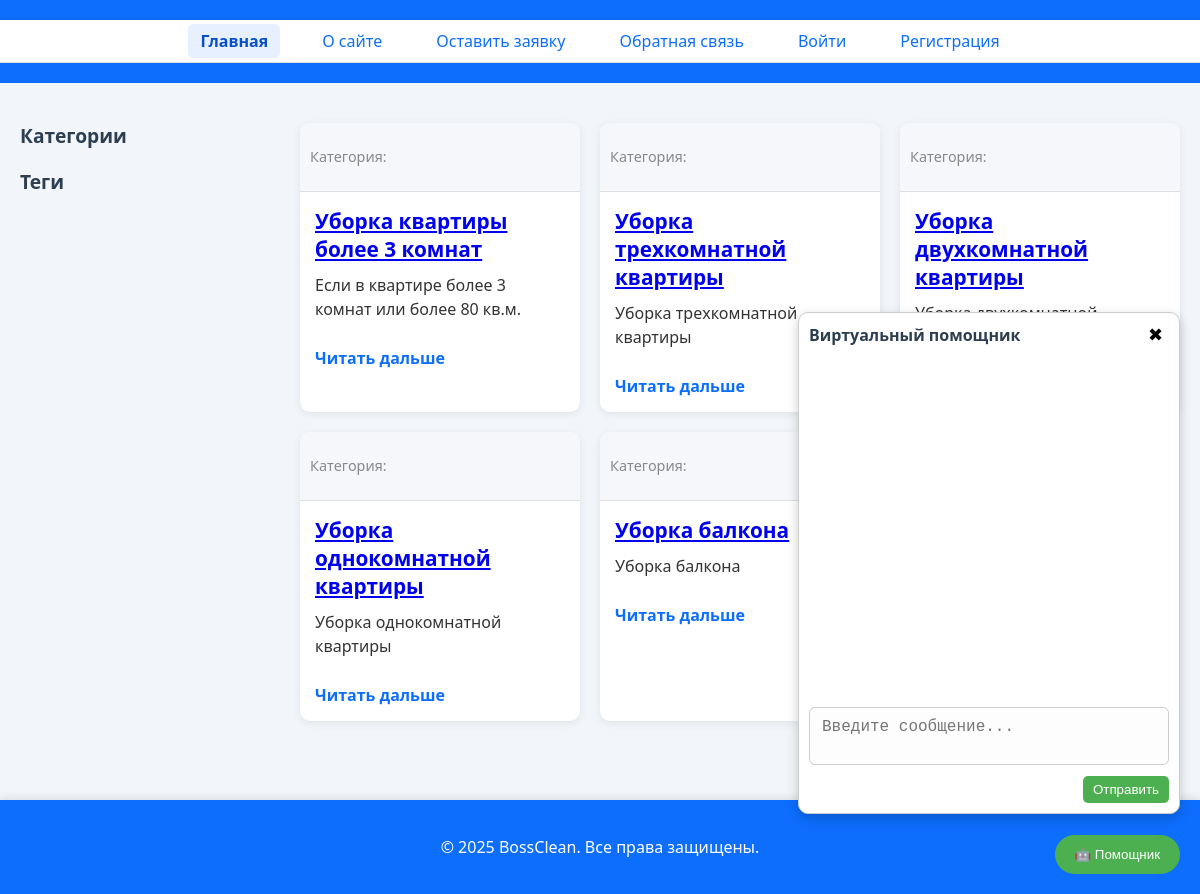
The app's page /, older data.
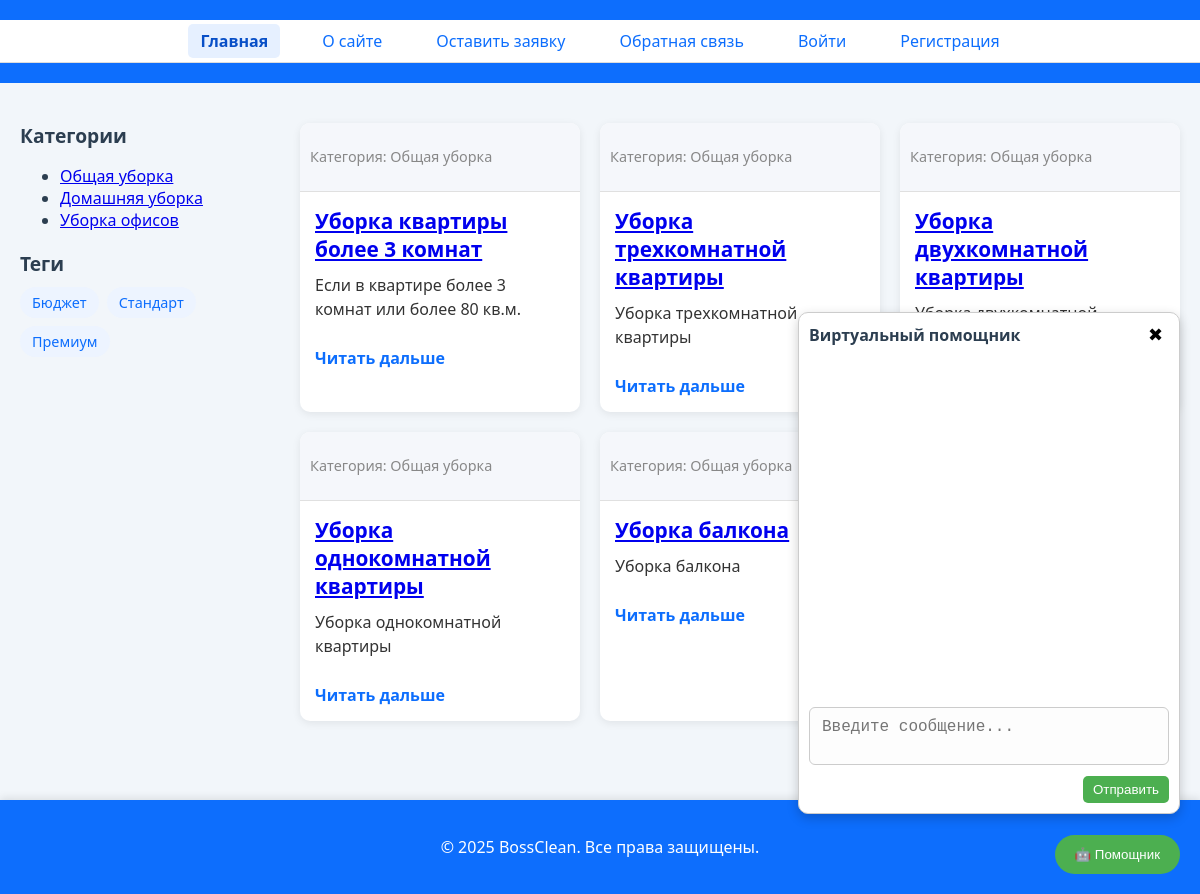
The same page, newer data.
### places/models.py (models this page shows, shortened)
class Service(models.Model):
    class Status(models.IntegerChoices):
        DRAFT = 0, 'Черновик'
        PUBLISHED = 1, 'Опубликовано'
    name = models.CharField(max_length=255, verbose_name="Название услуги")
    slug = models.SlugField(max_length=255, unique=False, db_index=True, verbose_name="URL", blank=True)
    description = models.TextField(blank=True, verbose_name="Описание")
    price = models.DecimalField(max_digits=8, decimal_places=2, verbose_name="Цена")
    is_published = models.BooleanField(
        choices=Status.choices,
        default=Status.DRAFT,
        verbose_name="Статус публикации"
    )
    category = models.ForeignKey(ServiceCategory, on_delete=models.CASCADE, default='1', verbose_name='Категория', related_name='posts')
    tags = models.ManyToManyField(TagService, blank=True, related_name='services', verbose_name="Теги")
    image = models.ImageField(upload_to='services/', blank=True, null=True)
    objects = models.Manager()         # стандартный менеджер
    published = PublishedManager()    # пользовательский менеджер
    def get_absolute_url(self):
        return reverse('service_detail', kwargs={'service_slug': self.slug})
    class Meta:
        verbose_name = 'Услуга'
        verbose_name_plural = 'Услуги'
        ordering = ['-price']
        indexes = [
            models.Index(fields=['-price']),
        ]

class ServiceCategory(models.Model):
    name = models.CharField(max_length=100, verbose_name='Название категории')
    slug = models.SlugField(unique=True, verbose_name='URL')
    def get_absolute_url(self):
        return reverse('category', kwargs={'cat_slug': self.slug})
    class Meta:
        verbose_name = 'Категория'
        verbose_name_plural = 'Категории'

class TagService(models.Model):
    tag = models.CharField(max_length=100, db_index=True, verbose_name="Название тега")
    slug = models.SlugField(max_length=255, unique=True, db_index=True, verbose_name="URL")
    def get_absolute_url(self):
        return reverse('tag', kwargs={'tag_slug': self.slug})

### places/views.py (the view)
# urls.py: path('', views.index, name='home'),
def index(request):
    services = Service.objects.filter(is_published=True)
    context = {
        'title': 'Главная',
        'posts': services,
        'cat_selected': 0,
        'active_page': 'home'
    }
    return render(request, 'places/index.html', context)

### places/templatetags/cleaning_tags.py (called while the page is built)
@register.inclusion_tag('places/list_categories.html')
def show_categories(cat_selected=0):
    cats = ServiceCategory.objects.all()
    return {"cats": cats, "cat_selected": cat_selected}

@register.inclusion_tag('places/includes/tag_block.html')
def show_all_tags():
    return {"tags": TagService.objects.all()}

### users/context_processors.py (called while the page is built)
def get_main_menu(request):
    return {'mainmenu': menu}

### places/templates/places/index.html
{% extends 'base.html' %}
{% block content %}
    <div class="posts-list">
        {% for p in posts %}
            <div class="post-item">
                <div class="article-panel">
                    {% if not cat_selected %}
                        <p class="first">Категория: {{ p.category.name }}</p>
                    {% endif %}
                </div>
                <div class="post-content">
                    <h3><a href="{{ p.get_absolute_url }}">{{ p.name }}</a></h3>
                    <p class="description">{{ p.description }}</p>
                    <a class="read-more" href="{{ p.get_absolute_url }}">Читать дальше</a>
                </div>
            </div>
        {% endfor %}
    </div>
{% endblock %}

### places/templates/places/list_categories.html
<ul class="category-list">
    {% for cat in cats %}
        {% if cat.id == cat_selected %}
            <li class="selected">{{ cat.name }}</li>
        {% else %}
            <li><a href="{{ cat.get_absolute_url }}">{{ cat.name }}</a></li>
        {% endif %}
    {% endfor %}
</ul>

### places/templates/places/includes/tag_block.html
{% if tags %}
<div class="tags">
    {% for t in tags %}
        <a href="{{ t.get_absolute_url }}" class="tag">{{ t.tag }}</a>
    {% endfor %}
</div>
{% endif %}

Row changes from the older to the newer data that the page shows:
added ServiceCategory: name "Общая уборка"
added ServiceCategory: name "Домашняя уборка"
added ServiceCategory: name "Уборка офисов"
added TagService: tag "Бюджет"
added TagService: tag "Стандарт"
added TagService: tag "Премиум"
shown differently, row unchanged: Service "Уборка квартиры более 3 комнат": category.name (not shown) → "Общая уборка"
shown differently, row unchanged: Service "Уборка трехкомнатной квартиры": category.name (not shown) → "Общая уборка"
shown differently, row unchanged: Service "Уборка двухкомнатной квартиры": category.name (not shown) → "Общая уборка"
shown differently, row unchanged: Service "Уборка однокомнатной квартиры": category.name (not shown) → "Общая уборка"
shown differently, row unchanged: Service "Уборка балкона": category.name (not shown) → "Общая уборка"
